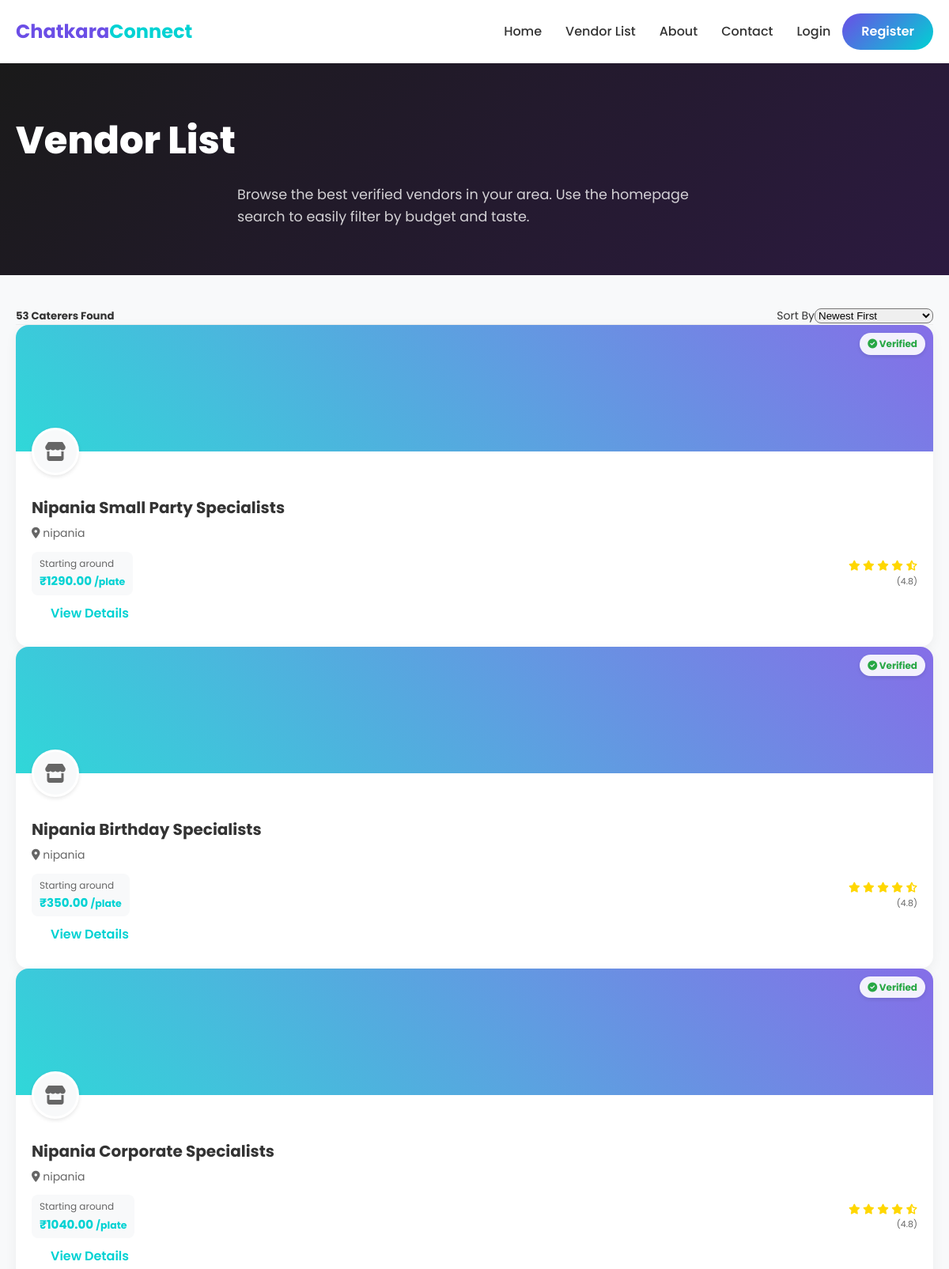
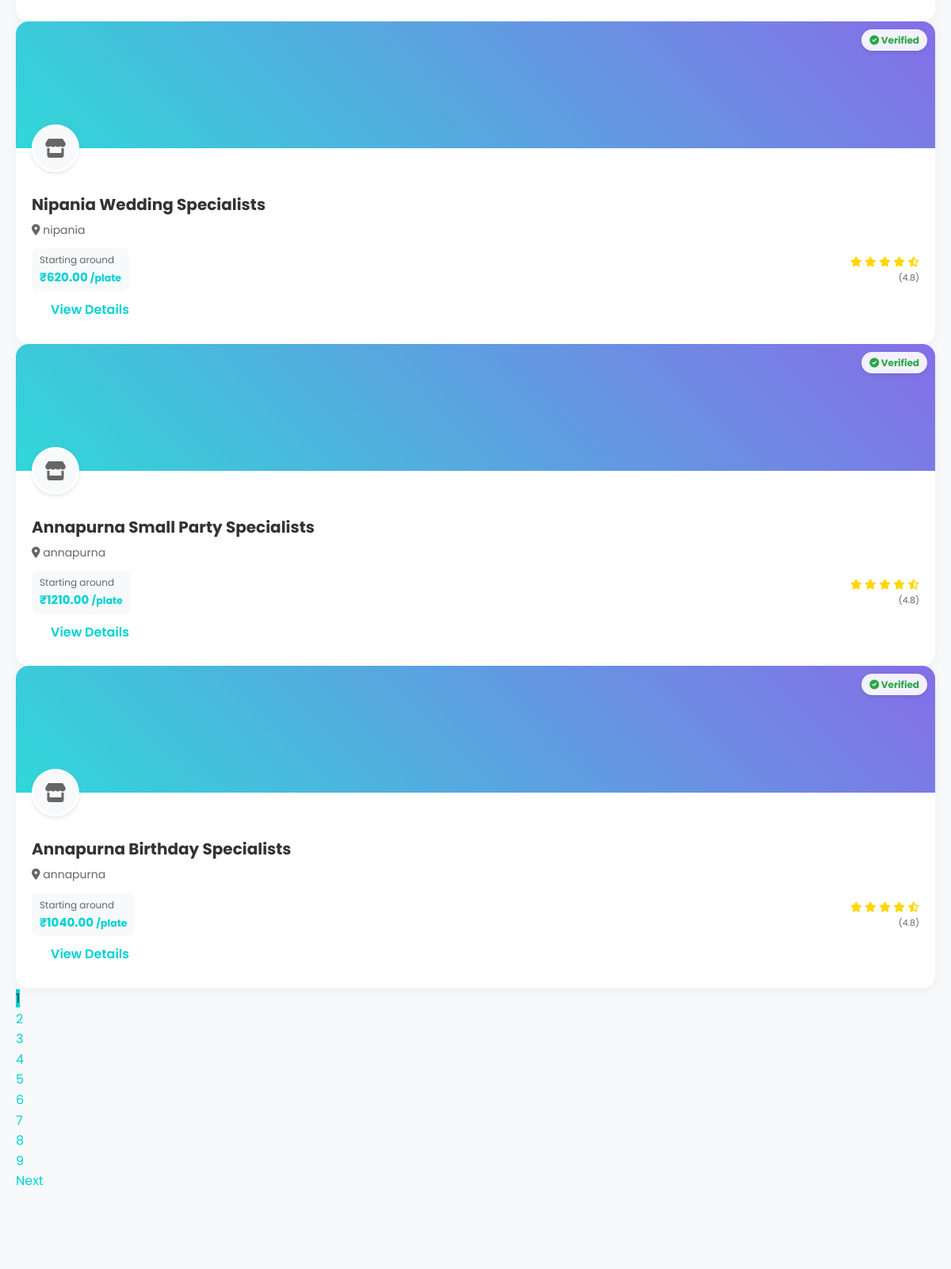
The app's page /caterers/ (upper part) with its own data (2 pictures, top to bottom).
### vendor/models.py (models this page shows, shortened)
class VendorProfile(models.Model):
    user = models.OneToOneField(settings.AUTH_USER_MODEL, on_delete=models.CASCADE, related_name='vendor_profile')
    business_name = models.CharField(max_length=255)
    business_description = models.TextField(blank=True, null=True)
    service_area = models.CharField(max_length=100)
    address = models.TextField()
    profile_image = models.ImageField(upload_to='vendor/profile/', blank=True, null=True)
    cover_image = models.ImageField(upload_to='vendor/covers/', blank=True, null=True)
    starting_price_per_plate = models.DecimalField(max_digits=10, decimal_places=2)
    is_verified = models.BooleanField(default=False)
    created_at = models.DateTimeField(auto_now_add=True)
    updated_at = models.DateTimeField(auto_now=True)

### marketplace/views.py (the view, shortened to what this page needs)
# urls.py: path('caterers/', views.caterer_list, name='caterer_list'),
def caterer_list(request):
    vendors = VendorProfile.objects.filter(is_verified=True)
    search_query = request.GET.get('search')
    if search_query:
        vendors = vendors.filter(business_name__icontains=search_query)
    city = request.GET.get('city')
    if city:
        vendors = vendors.filter(service_area__icontains=city)
    budget = request.GET.get('budget')
    category_id = request.GET.get('category')
    if category_id:
        vendors = vendors.filter(categories__id=category_id).distinct()
    event_type = request.GET.get('event_type')
    if event_type:
        vendors = vendors.filter(
            Q(business_description__icontains=event_type) |
            Q(categories__name__icontains=event_type)
        ).distinct()
    sort_by = request.GET.get('sort')
    if sort_by == 'price_asc':
        vendors = vendors.order_by('starting_price_per_plate')
    elif sort_by == 'price_desc':
        vendors = vendors.order_by('-starting_price_per_plate')
    elif sort_by == 'newest':
        vendors = vendors.order_by('-created_at')
    else:
        vendors = vendors.order_by('-created_at') # Default sorting
    paginator = Paginator(vendors, 6) # 6 vendors per page
    page_number = request.GET.get('page')
    page_obj = paginator.get_page(page_number)
    cities = VendorProfile.objects.filter(is_verified=True).values_list('service_area', flat=True).distinct()
    categories_filter = MenuCategory.objects.all().distinct('name') # Depending on DB, distinct by field might not work in SQLite, but usually works fine or we can just get values
    context = {
        'page_obj': page_obj,
        'cities': cities,
        'categories_filter': MenuCategory.objects.values('id', 'name').distinct(),
        'request_GET': request.GET, # pass GET parameters to maintain filter state in pagination
    }
    return render(request, 'marketplace/caterer_list.html', context)

### templates/marketplace/caterer_list.html (shortened to what this page needs)
{% extends 'base.html' %}
{% load static %}
{% block content %}
<div class="caterer-list-header"
    style="background: linear-gradient(135deg, #1A1A1A, #2c1a40); padding: 60px 0; color: white;">
    <div class="container text-center">
        <h1 style="font-weight: 800; font-size: 3rem; margin-bottom: 15px;">Vendor List</h1>
        <p style="opacity: 0.8; font-size: 1.1rem; max-width: 600px; margin: 0 auto;">
            Browse the best verified vendors in your area. Use the homepage search to easily filter by budget and taste.
        </p>
    </div>
</div>
<div class="container" style="margin-top: 40px; margin-bottom: 60px;">
    <div class="row">
        <div class="col-12">
            <div class="d-flex justify-content-between align-items-center mb-4 pb-3" style="border-bottom: 1px solid #eee;">
                <h5 style="margin: 0; font-weight: 700;">{{ page_obj.paginator.count }} Caterers Found</h5>
                <form action="{% url 'caterer_list' %}" method="GET" class="d-flex align-items-center">
                    <label class="me-2 text-muted" style="font-size: 14px; white-space: nowrap;">Sort By</label>
                    <select name="sort" class="form-select form-select-sm" style="border-radius: 8px; width: 150px;" onchange="this.form.submit()">
                        <option value="newest" {% if request_GET.sort == 'newest' %}selected{% endif %}>Newest First</option>
                    </select>
                </form>
            </div>
            <div class="row">
                {% for vendor in page_obj %}
                <div class="col-md-6 col-lg-4 mb-4">
                    <div class="caterer-card"
                        style="background: white; border-radius: 16px; overflow: hidden; box-shadow: 0 4px 15px rgba(0,0,0,0.05); transition: transform 0.3s ease, box-shadow 0.3s ease; height: 100%; display: flex; flex-direction: column;">
                        <div style="height: 160px; position: relative; background: #eee;">
                            {% if vendor.cover_image %}
                            <img src="{{ vendor.cover_image.url }}" alt="{{ vendor.business_name }}"
                                style="width: 100%; height: 100%; object-fit: cover;">
                            {% else %}
                            <div
                                style="width: 100%; height: 100%; background: linear-gradient(45deg, var(--secondary), var(--primary)); opacity: 0.8;">
                            </div>
                            {% endif %}
                            <div
                                style="position: absolute; top: 10px; right: 10px; background: rgba(255, 255, 255, 0.9); padding: 4px 10px; border-radius: 20px; font-size: 12px; font-weight: 700; color: #28a745; box-shadow: 0 2px 5px rgba(0,0,0,0.1);">
                                <i class="fas fa-check-circle"></i> Verified
                            </div>
                        </div>
                        <div
                            style="padding: 20px; position: relative; flex-grow: 1; display: flex; flex-direction: column;">
                            <div
                                style="width: 60px; height: 60px; border-radius: 50%; border: 3px solid white; overflow: hidden; position: absolute; top: -30px; left: 20px; background: white; box-shadow: 0 2px 5px rgba(0,0,0,0.1);">
                                {% if vendor.profile_image %}
                                <img src="{{ vendor.profile_image.url }}" alt="Profile"
                                    style="width: 100%; height: 100%; object-fit: cover;">
                                {% else %}
                                <div
                                    style="width: 100%; height: 100%; background: var(--bg-light); display: flex; align-items: center; justify-content: center; font-size: 24px; color: var(--text-muted);">
                                    <i class="fas fa-store"></i>
                                </div>
                                {% endif %}
                            </div>
                            <div style="margin-top: 35px;">
                                <h4
                                    style="font-weight: 700; font-size: 1.25rem; margin-bottom: 5px; color: var(--text-main); white-space: nowrap; overflow: hidden; text-overflow: ellipsis;">
                                    {{ vendor.business_name }}</h4>
                                <p style="color: var(--text-muted); font-size: 14px; margin-bottom: 12px; white-space: nowrap; overflow: hidden; text-overflow: ellipsis;">
                                    <i class="fas fa-map-marker-alt text-danger"></i> {{ vendor.service_area }}
                                </p>
                                <div class="d-flex justify-content-between align-items-center mb-3">
                                    <div style="background: #f8f9fa; padding: 5px 10px; border-radius: 8px;">
                                        <span style="font-size: 12px; color: var(--text-muted); display: block;">Starting around</span>
                                        <span style="font-weight: 700; color: var(--secondary); font-size: 15px;">₹{{ vendor.starting_price_per_plate }} <small class="text-muted">/plate</small></span>
                                    </div>
                                    <div style="color: #FFD700; font-size: 13px; text-align: right;">
                                        <i class="fas fa-star"></i>
                                        <i class="fas fa-star"></i>
                                        <i class="fas fa-star"></i>
                                        <i class="fas fa-star"></i>
                                        <i class="fas fa-star-half-alt"></i>
                                        <span
                                            style="color: var(--text-muted); display: block; font-size: 11px;">(4.8)</span>
                                    </div>
                                </div>
                            </div>
                            <div class="mt-auto pt-3 border-top">
                                <a href="{% url 'caterer_detail' vendor.id vendor.business_name|slugify %}"
                                    class="btn btn-outline-primary w-100"
                                    style="border-radius: 8px; font-weight: 600; border-color: var(--secondary); color: var(--secondary); transition: all 0.3s ease;">View
                                    Details</a>
                            </div>
                        </div>
                    </div>
                </div>
                {% endfor %}
            </div>
            {% if page_obj.has_other_pages %}
            <nav aria-label="Page navigation" class="mt-4 mb-5">
                <ul class="pagination justify-content-center">
                    {% for num in page_obj.paginator.page_range %}
                    {% if page_obj.number == num %}
                    <li class="page-item active" aria-current="page"><span class="page-link"
                            style="background-color: var(--secondary); border-color: var(--secondary);">{{ num }}</span>
                    </li>
                    {% else %}
                    <li class="page-item"><a class="page-link"
                            href="?{% for key, value in request_GET.items %}{% if key != 'page' %}{{ key }}={{ value }}&{% endif %}{% endfor %}page={{ num }}"
                            style="color: var(--secondary);">{{ num }}</a></li>
                    {% endif %}
                    {% endfor %}
                    {% if page_obj.has_next %}
                    <li class="page-item">
                        <a class="page-link"
                            href="?{% for key, value in request_GET.items %}{% if key != 'page' %}{{ key }}={{ value }}&{% endif %}{% endfor %}page={{ page_obj.next_page_number }}"
                            style="color: var(--secondary); border-radius: 0 8px 8px 0;">Next</a>
                    </li>
                    {% endif %}
                </ul>
            </nav>
            {% endif %}
        </div>
    </div>
</div>
{% endblock %}

### templates/base.html (shortened to what this page needs)
{% load static %}
<!DOCTYPE html>
<html lang="en">
<head>
    <link rel="stylesheet" href="https://cdnjs.cloudflare.com/ajax/libs/font-awesome/6.0.0/css/all.min.css">
    <link rel="stylesheet" href="{% static 'css/style.css' %}">
</head>
<body>
    {% include 'navbar.html' %}
    <main>
        {% block content %}
        {% endblock %}
    </main>
</body>
</html>

### templates/navbar.html (shortened to what this page needs)
<nav class="navbar">
    <div class="container navbar-container">
        <a href="{% url 'home' %}" class="navbar-brand">
            <span class="brand-text">Chatkara</span><span class="brand-subtext">Connect</span>
        </a>
        <div class="navbar-links" id="navbar-links">
            <a href="{% url 'home' %}" class="nav-link">Home</a>
            <a href="{% url 'caterer_list' %}" class="nav-link">Vendor List</a>
            <a href="{% url 'about' %}" class="nav-link">About</a>
            <a href="{% url 'contact' %}" class="nav-link">Contact</a>
            <div class="nav-auth-links">
                {% if user.is_authenticated %}
                <span class="nav-user-greeting" style="font-weight: 600; color: var(--primary);">Hi, {{                     user.full_name|truncatechars:15 }}</span>
                {% if user.role == 'Vendor' or user.role == 'Event Management' %}
                <a href="{% url 'vendor_dashboard' %}" class="nav-link"><i class="fas fa-chart-line"></i> Dashboard</a>
                {% elif user.role == 'Customer' %}
                <a href="{% url 'customer_dashboard' %}" class="nav-link"><i class="fas fa-th-large"></i> Dashboard</a>
                {% endif %}
                <a href="{% url 'logout' %}" class="btn btn-gradient">Logout</a>
                {% else %}
                <a href="{% url 'login' %}" class="nav-link">Login</a>
                <a href="{% url 'register' %}" class="btn btn-gradient">Register</a>
                {% endif %}
            </div>
        </div>
    </div>
</nav>

### static/css/style.css (style rules this page uses)
:root { --primary: #6B4EE6; --primary-dark: #533CB1; --secondary: #00D2D3; --text-main: #333333; --text-muted: #666666; --bg-light: #F8F9FA; --white: #FFFFFF; --gradient: linear-gradient(135deg, #6B4EE6 0%, #00D2D3 100%); --gradient-hover: linear-gradient(135deg, #533CB1 0%, #00A8A9 100%); --radius-lg: 16px; --radius-md: 8px; --shadow-sm: 0 4px 6px rgba(0, 0, 0, 0.05); --shadow-md: 0 10px 15px rgba(0, 0, 0, 0.1); --transition: all 0.3s ease; }
* { margin: 0; padding: 0; box-sizing: border-box; }
body { font-family: 'Poppins', sans-serif; color: var(--text-main); background-color: var(--bg-light); line-height: 1.6; overflow-x: hidden; }
a { text-decoration: none; color: inherit; transition: var(--transition); }
ul { list-style: none; }
.container { max-width: 1200px; margin: 0 auto; padding: 0 20px; }
.navbar { background: var(--white); height: 80px; display: flex; align-items: center; box-shadow: var(--shadow-sm); position: sticky; top: 0; z-index: 1000; }
.navbar-container { display: flex; justify-content: space-between; align-items: center; width: 100%; }
.navbar-brand { font-size: 24px; font-weight: 700; }
.brand-text { color: var(--primary); }
.brand-subtext { color: var(--secondary); }
.navbar-links { display: flex; align-items: center; gap: 30px; }
.nav-link { font-weight: 500; color: var(--text-main); }
.nav-auth-links { display: flex; align-items: center; gap: 15px; }
.btn { padding: 10px 24px; border-radius: 30px; font-weight: 600; cursor: pointer; border: none; display: inline-block; transition: var(--transition); }
.btn-gradient { background: var(--gradient); color: var(--white); }
.d-flex { display: flex; }
.justify-content-between { justify-content: space-between; }
.align-items-center { align-items: center; }

### records on screen
VendorProfile: business_name "Nipania Small Party Specialists", service_area "nipania", starting_price_per_plate "1290.00"
VendorProfile: business_name "Nipania Birthday Specialists", service_area "nipania", starting_price_per_plate "350.00"
VendorProfile: business_name "Nipania Corporate Specialists", service_area "nipania", starting_price_per_plate "1040.00"
VendorProfile: business_name "Nipania Wedding Specialists", service_area "nipania", starting_price_per_plate "620.00"
VendorProfile: business_name "Annapurna Small Party Specialists", service_area "annapurna", starting_price_per_plate "1210.00"
VendorProfile: business_name "Annapurna Birthday Specialists", service_area "annapurna", starting_price_per_plate "1040.00"

### other values on screen
{{ page_obj.paginator.count }} "53"
{{ num }} "1"
{{ num }} "2" "3" "4" "5" "6" "7" "8" "9"
